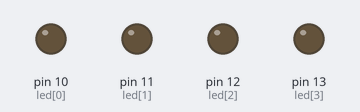
Simulated run of this sketch. Board: Arduino Uno, built with avr-gcc and run on an emulated ATmega328P. On the bench: output pins drawn as LEDs (lit = HIGH).

Above: at 1.0 s.
At 2.2 s:
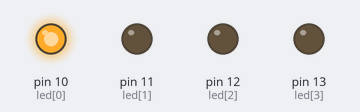
At 2.7 s:
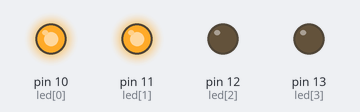
At 3.2 s:
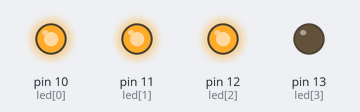
At 4.0 s:
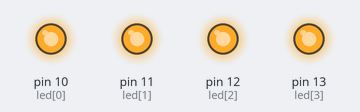
At 5.2 s:
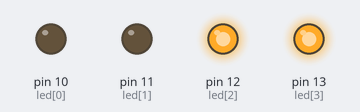
Timing chart, 0 to 5.9 s (numbered marks = the images above):
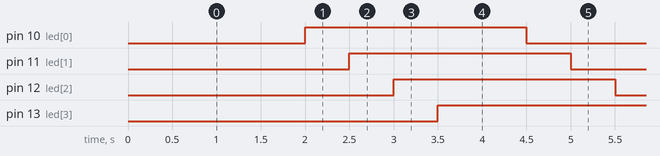

The sketch:

ch4_3.ino
```cpp
/*
 *四個霹靂燈變化實習
 */
const int led[] = {10,11,12,13};  //LED連接至數位輸出接腳10~13(由左至右移)
int i;                            //LED索引值
int j = 0;                        //LED索引值
int direct=0;                     //LED移位方向控制
void setup()
{
    for(i=0;i<4;i++)              //四個LED
    {
        pinMode(led[i], OUTPUT);  //設定數位接腳10~13為輸出模式
    }
}
void loop()
{
    for(i=0;i<4;i++)              //四個LED
    {
        digitalWrite(led[i],LOW); ///設定數位接腳10~13號數位腳輸出狀態為LOW(設定關閉所有LED)
        delay(500);                   //延遲0.5秒
    }
    for(j=0;j<=i;j++)
    {
        digitalWrite(led[j],HIGH);    //設定第j號數位腳輸出狀態為HIGH(點亮第j個LED)
        delay(500);                   //延遲0.5秒
    }
    if(direct==0)                 //如LED往右移
    {
      if(j==3)                    //如已右移至最右方
         direct=1;                //改為左移
      else                        //若尚未移至最右方
         j=j+1;                   //繼續右移
    }
    else                          //若LED往左移
    {
      if(j==0)                    //如LED移至最左方
         direct=0;                //改為右移
      else                        //若尚未移至最左方
         j=j-1;                   //繼續左移
    }
}
```

Measured:
- by itself, pin 10 (led[0]), pin 11 (led[1]), pin 12 (led[2]), pin 13 (led[3]): alternates HIGH for 2.5 s and LOW for 2.0 s
- by itself, everything shown: repeats every 4.5 s, in 8 steps
